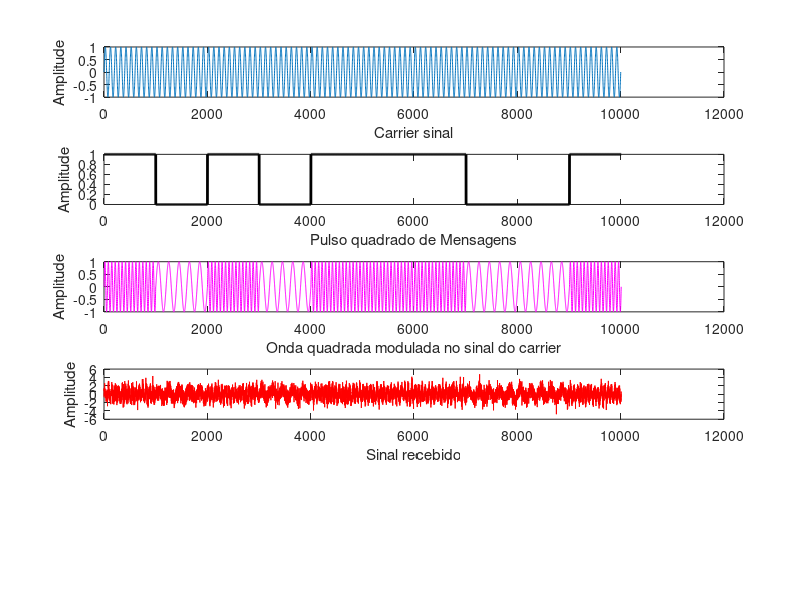
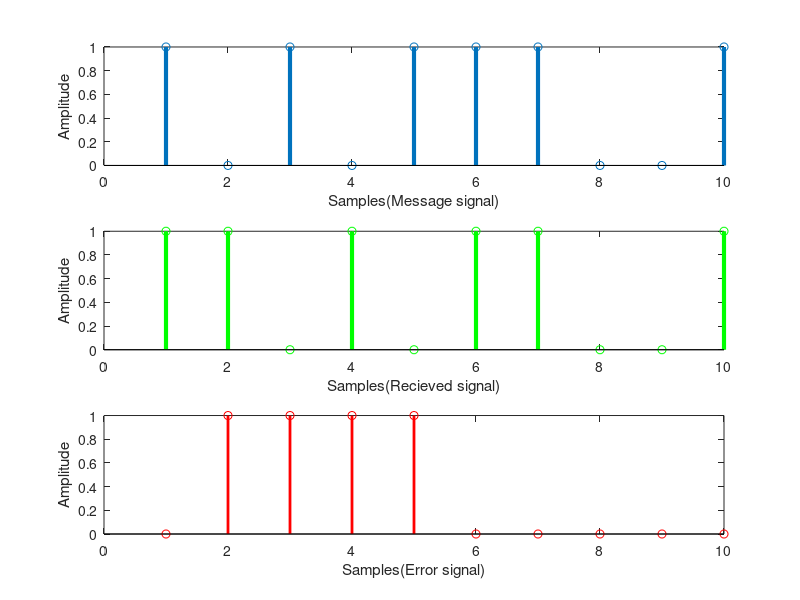

These charts were generated, in order, by the following MATLAB code:
%%%%%%%%%%%%%%%%%%%%%%%%%%%%%%%%%%%%%%%%%%%%%%%%%%%%%%%%%%%%%%%%%%%%%%%%%%%%%%
%Fork and adaptation of https://se.mathworks.com/matlabcentral/fileexchange/44821-matlab-code-for-fsk-modulation-and-demodulation
%Any and all alterations or additions to the original code was made by the contributors of this repository.
%THIS, and only THIS document is free to use, modify and share, as long as it is conformant to the GPL License
%meaning you are obliged to share modifications if should you make any.

%%%%%%%%%%%%%%%%%%%%%%%%%%%%%%%%%%%%%%%%%%%%%%%%%%%%%%%%%%%%%%%%%%%%%%%%%%%%%%

%MODULAÇÃO, DEMODULAÇÃO COM INTRODUÇÃO DE NOISE E AVALIAÇÃO DE ERRO DE BIT
%se for gerar randomicamente: data = randi([0 1], 1, 10);
data = [1 0 1 0 1 1 1 0 0 1]; %defina os bits a serem modulados na onda
nro_bits = length(data);

%DEFINIR SINAL CARRIER
%%%%%%%%%%%%%%%%%%%%%%%%%%%%%%%%%%%%%%%%%%%%%%%%%%%%%%%%%%%%%%%%%%%%%%%%%%%%%%
%frequência e período da onda carrier
frequencia_carrier = 1000; 
periodo_carrier = 1/frequencia_carrier;

%frequência e período que definem a sampling rate(baseado na f e t da carrier)
f_sampling = frequencia_carrier * 100;
periodo_sampling = 1/f_sampling;

%tempo de retardamento da onda gerada.
%quanto maior esse valor, maior o tamanho de samplings t, dito que o período da carrier esteja definido.
holdup_time = 10;
proportional_holdup_time = holdup_time*nro_bits;
%definição do vetor de tempo de sampling
t = 0:periodo_sampling:(proportional_holdup_time*periodo_carrier);
   %de zero até o tamanho do vetor que deseja carregar vezes o período da onda de carregamento 

onda_carrier = sin(2*pi*t*frequencia_carrier); %carrier wave: um seno com frequência delimitada pelos valores de t vezes valor de N(que depende do numero de bits)
figure(1);
subplot(5,1,1);
plot(onda_carrier);
xlabel('Carrier sinal');
ylabel('Amplitude');

%%%%%%%%%%%%%%%%%%%%%%%%%%%%%%%%%%%%%%%%%%%%%%%%%%%%%%%%%%%%%%%%%%%%%%%%%%%%%%

%CONVERTER OS DATA BITS EM ONDA QUADRADA
%%%%%%%%%%%%%%%%%%%%%%%%%%%%%%%%%%%%%%%%%%%%%%%%%%%%%%%%%%%%%%%%%%%%%%%%%%%%%%
tempo_sampling = 0:periodo_sampling:(periodo_carrier*holdup_time);
pulso_quadrado = [];
	for i=1:nro_bits
		for j=1:length((tempo_sampling - 1))
			pulso_quadrado = [pulso_quadrado data(i)];
		end
	end

subplot(5,1,2)
plot(pulso_quadrado,'k','Linewidth',2)
xlabel('Pulso quadrado de Mensagens');
ylabel('Amplitude');
%%%%%%%%%%%%%%%%%%%%%%%%%%%%%%%%%%%%%%%%%%%%%%%%%%%%%%%%%%%%%%%%%%%%%%%%%%%%%%

%PROCESSO DE MODULAÇÃO

delta_frequencia = 0.5; % o quão violenta vai ser o `amortecimento` nos carregamentos de frequencia
frequencia_alta = frequencia_carrier + (frequencia_carrier*delta_frequencia);
frequencia_baixa = frequencia_carrier - (frequencia_carrier*delta_frequencia);

%definição das frequencias moduladas
carrier_alta = sin(2*pi*tempo_sampling*frequencia_alta); %bit alto
carrier_baixa = sin(2*pi*tempo_sampling*frequencia_baixa); %bit baixo

sinal_modulado = [];

%faça um vetor-função que tenha como domínio divisões do período de sampling e vá até um período qualquer da onda carrier. 
%carregue esse vetor-função os valores apropriados da imagem dependendo do bit num vetor binário pre-existente

%esse vetor terá, efetivamente, a mesma range de valores que definem o duty-cycle do vetor binário
%mas uma sampling rate dependente do domínio da função de carrier
%ou seja: carregará duas funções baseadas no domínio e frequencia da função de carry
%dependendo do valor de um vetor-binário.
for i=1:nro_bits
     if(data(i)==1)
         sinal_modulado = [sinal_modulado carrier_alta];
     else
         sinal_modulado = [sinal_modulado carrier_baixa];
     end
 end

%plota o sinal já modulado
subplot(5, 1, 3);
plot(sinal_modulado, 'm');
xlabel('Onda quadrada modulada no sinal do carrier');
ylabel('Amplitude');

%adiciona white gaussian noise no sinal (a fins de imitar a vida real e tudo mais)

ruido = 0.1;
onda_transmitida = awgn(sinal_modulado, ruido); %adiciona ruido no sinal
subplot(5, 1, 4);
plot(onda_transmitida, 'r');
xlabel('Sinal recebido');
ylabel('Amplitude');
%%%%%%%%%%%%%%%%%%%%%%%%%%%%%%%%%%%%%%%%%%%%%%%%%%%%%%%%%%%%%%%%%%%%%%%%%%%%%%
%PROCESSO DE DEMODULAÇÃO - PHASE LOCKED LOOP

negative=0;
positive=0;

%é ok deixar esse sampleValue igual ao número de bits pra valores de vetor <20
sampleValue = nro_bits;

dif_sinal=0;
nro_zeros=0;
amostra_de_zeros=[];
k=1;
for i=1:nro_bits
    for j=1:length(tempo_sampling)
        if(dif_sinal>sampleValue)
            if(onda_transmitida(1,k)>0)
                positive=1;    
            end
            if(onda_transmitida(1,k)<0)
                negative=1;
            end
        end
        k++;
        dif_sinal=dif_sinal+1;
        if(positive==1 && negative==1)
            nro_zeros++;
            positive=0;
            dif_sinal=0;
            negative=0;
        end
    end
    amostra_de_zeros=[amostra_de_zeros nro_zeros];
    nro_zeros=0;     
end

%normalize os vetores dividindo-os pela MALVADA
amostra_de_zeros=amostra_de_zeros/mean(amostra_de_zeros);

filtData=[];
for i=1:length(amostra_de_zeros)
 if(amostra_de_zeros(i)>=1)
     filtData=[filtData 1];
 else
     filtData=[filtData 0];
 end
end

%%%%%%%%%%%%%%%%%%%%%%%%%%%%%%%%%%%%%%%%%%%%%%%%%%%%%%%%%%%%%%%%%%%%%%%%%%%%%%

figure(2);
subplot(3, 1, 1);
stem(data, 'Linewidth', 3);
xlabel('Samples(Message signal)');
ylabel('Amplitude');

subplot(3, 1, 2);
stem(filtData,'g','Linewidth',3);
xlabel('Samples(Recieved signal)');
ylabel('Amplitude');

subplot(3, 1, 3);
stem(abs(data-filtData),'r','Linewidth',2);
xlabel('Samples(Error signal)');
ylabel('Amplitude');

[BIT_ERROR_RATE NORMALIZED_BIT_ERROR_RATE]=biterr(data,filtData)
























